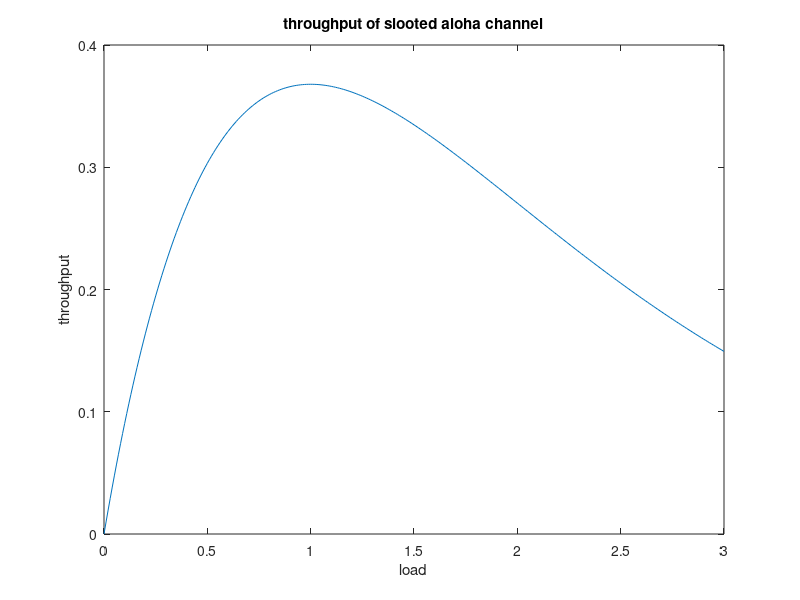

The MATLAB script that drew this image:
clc
clear all
 g= 0:0.01:3
 
 s=g.*exp(-g)
 
 plot (g,s);
 title('throughput of slooted aloha channel');
 xlabel('load');
 ylabel('throughput');